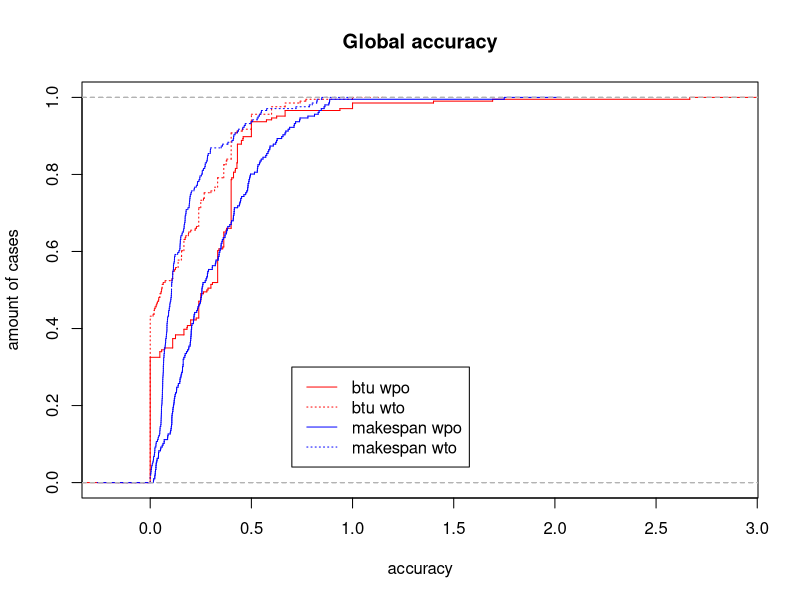
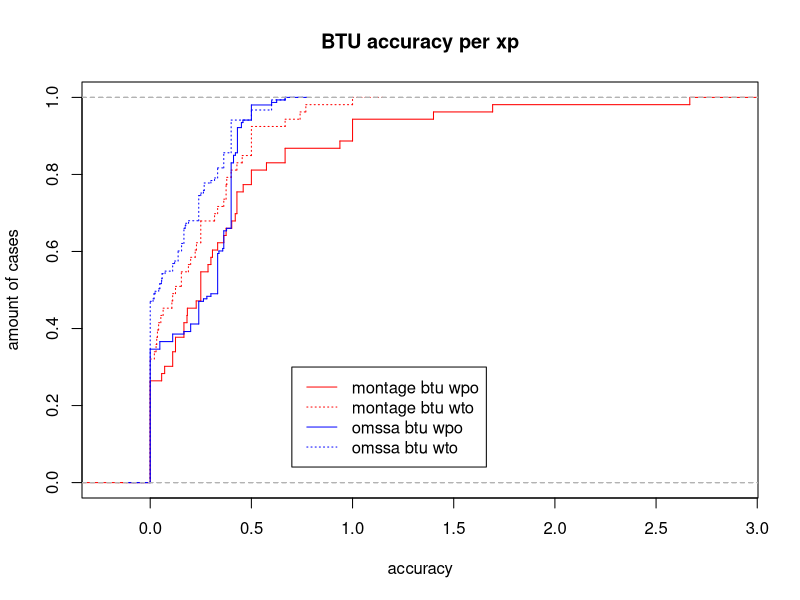
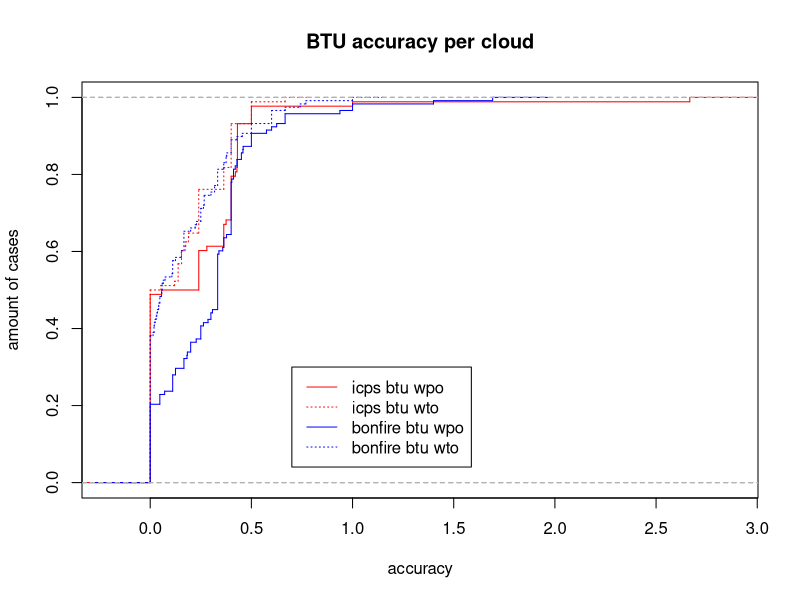
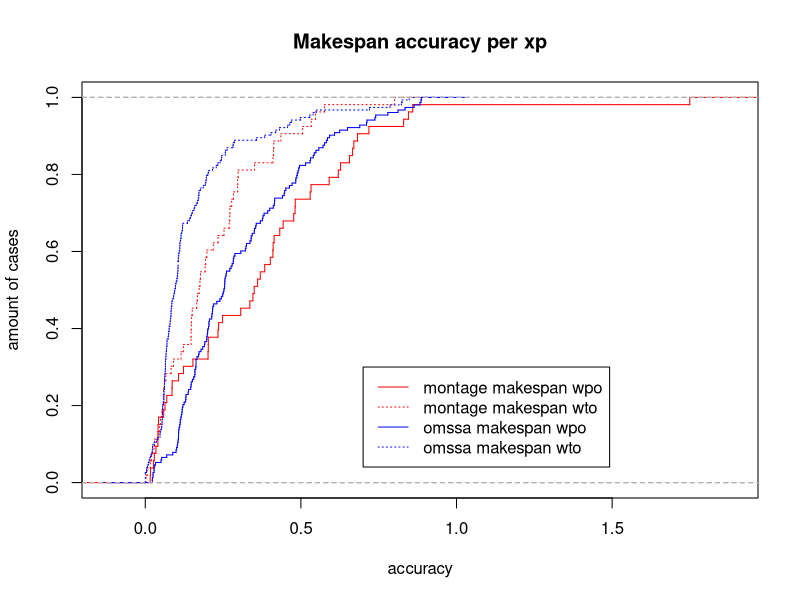
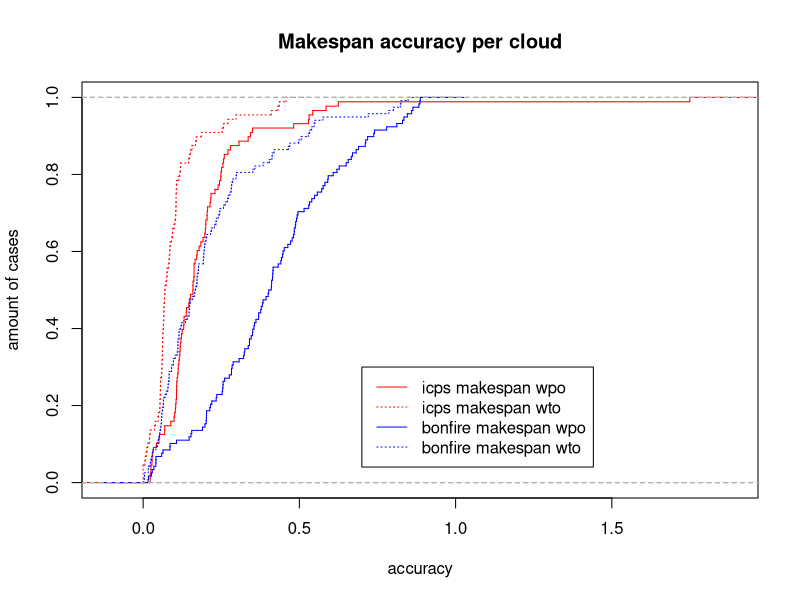

The R source for these figures, in order:
# R script to compute validation stats

stats <- read.table("stats.dat", header=TRUE)

btu <- stats[c("source","BTU","wpo.BTU","wto.BTU")]
btu$wpo.d <- NA
btu$wpo.d <- abs( btu$BTU - btu$wpo.BTU ) / btu$BTU
btu$wto.d <- NA
btu$wto.d <- abs( btu$BTU - btu$wto.BTU ) / btu$BTU
write.table(btu[ with(btu, order(wpo.d)), ], file="btu.dat")


makespan <- stats[c("source","makespan","wpo.makespan","wto.makespan")]


makespan$wpo.d <- NA
makespan$wpo.d <- abs( makespan$makespan - makespan$wpo.makespan ) / makespan$makespan
makespan$wto.d <- NA
makespan$wto.d <- abs( makespan$makespan - makespan$wto.makespan ) / makespan$makespan
write.table(makespan[ with(makespan, order(wpo.d)), ], file="makespan.dat")



pdf('global-cdf.pdf')
plot(ecdf(btu$wpo.d),verticals=TRUE, do.p=FALSE, lty=1, col="red", 
	main="Global accuracy", xlab="accuracy", ylab="amount of cases")
lines(ecdf(btu$wto.d),verticals=TRUE, do.p=FALSE, lty=3, col="red")
lines(ecdf(makespan$wpo.d),verticals=TRUE, do.p=FALSE, lty=1, col="blue")
lines(ecdf(makespan$wto.d),verticals=TRUE, do.p=FALSE, lty=3, col="blue")
legend(0.7,0.3,c("btu wpo","btu wto","makespan wpo","makespan wto"),lty=c(1,3,1,3),col=c("red","red","blue","blue"))
dev.off()

pdf('expes-btu-cdf.pdf')
plot(ecdf(btu[grep("pleiade",btu$source),]$wpo.d),verticals=TRUE, do.p=FALSE, lty=1, col="red",
	main="BTU accuracy per xp", xlab="accuracy", ylab="amount of cases")
lines(ecdf(btu[grep("pleiade",btu$source),]$wto.d),verticals=TRUE, do.p=FALSE, lty=3, col="red")
lines(ecdf(btu[grep("pleiade",btu$source,invert=TRUE),]$wpo.d),verticals=TRUE, do.p=FALSE, lty=1, col="blue")
lines(ecdf(btu[grep("pleiade",btu$source,invert=TRUE),]$wto.d),verticals=TRUE, do.p=FALSE, lty=3, col="blue")
legend(0.7,0.3,c("montage btu wpo","montage btu wto","omssa btu wpo","omssa btu wto"),lty=c(1,3,1,3),col=c("red","red","blue","blue"))
dev.off()

pdf('cloud-btu-cdf.pdf')
plot(ecdf(btu[grep("openstack",btu$source),]$wpo.d),verticals=TRUE, do.p=FALSE, lty=1, col="red",
	main="BTU accuracy per cloud", xlab="accuracy", ylab="amount of cases")
lines(ecdf(btu[grep("openstack",btu$source),]$wto.d),verticals=TRUE, do.p=FALSE, lty=3, col="red")
lines(ecdf(btu[grep("bonfire",btu$source),]$wpo.d),verticals=TRUE, do.p=FALSE, lty=1, col="blue")
lines(ecdf(btu[grep("bonfire",btu$source),]$wto.d),verticals=TRUE, do.p=FALSE, lty=3, col="blue")
legend(0.7,0.3,c("icps btu wpo","icps btu wto","bonfire btu wpo","bonfire btu wto"),lty=c(1,3,1,3),col=c("red","red","blue","blue"))
dev.off()

pdf('expes-makespan-cdf.pdf')
plot(ecdf(makespan[grep("pleiade",makespan$source),]$wpo.d),verticals=TRUE, do.p=FALSE, lty=1, col="red",
	main="Makespan accuracy per xp", xlab="accuracy", ylab="amount of cases")
lines(ecdf(makespan[grep("pleiade",makespan$source),]$wto.d),verticals=TRUE, do.p=FALSE, lty=3, col="red")
lines(ecdf(makespan[grep("pleiade",makespan$source,invert=TRUE),]$wpo.d),verticals=TRUE, do.p=FALSE, lty=1, col="blue")
lines(ecdf(makespan[grep("pleiade",makespan$source,invert=TRUE),]$wto.d),verticals=TRUE, do.p=FALSE, lty=3, col="blue")
legend(0.7,0.3,c("montage makespan wpo","montage makespan wto","omssa makespan wpo","omssa makespan wto"),lty=c(1,3,1,3),col=c("red","red","blue","blue"))
dev.off()

pdf('cloud-makespan-cdf.pdf')
plot(ecdf(makespan[grep("openstack",makespan$source),]$wpo.d),verticals=TRUE, do.p=FALSE, lty=1, col="red",
	main="Makespan accuracy per cloud", xlab="accuracy", ylab="amount of cases")
lines(ecdf(makespan[grep("openstack",makespan$source),]$wto.d),verticals=TRUE, do.p=FALSE, lty=3, col="red")
lines(ecdf(makespan[grep("bonfire",makespan$source),]$wpo.d),verticals=TRUE, do.p=FALSE, lty=1, col="blue")
lines(ecdf(makespan[grep("bonfire",makespan$source),]$wto.d),verticals=TRUE, do.p=FALSE, lty=3, col="blue")
legend(0.7,0.3,c("icps makespan wpo","icps makespan wto","bonfire makespan wpo","bonfire makespan wto"),lty=c(1,3,1,3),col=c("red","red","blue","blue"))
dev.off()



min(btu$wpo.d)
max(btu$wpo.d)
mean(btu$wpo.d)

min(btu$wto.d)
max(btu$wto.d)
mean(btu$wto.d)


min(makespan$wpo.d)
max(makespan$wpo.d)
mean(makespan$wpo.d)

min(makespan$wto.d)
max(makespan$wto.d)
mean(makespan$wto.d)
